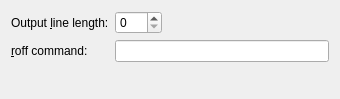
<ui version="4.0" >
 <class>PrefPlaintextUi</class>
 <widget class="QWidget" name="PrefPlaintextUi" >
  <property name="geometry" >
   <rect>
    <x>0</x>
    <y>0</y>
    <width>340</width>
    <height>99</height>
   </rect>
  </property>
  <property name="windowTitle" >
   <string/>
  </property>
  <layout class="QVBoxLayout" >
   <property name="margin" >
    <number>11</number>
   </property>
   <property name="spacing" >
    <number>6</number>
   </property>
   <item>
    <layout class="QGridLayout" >
     <property name="margin" >
      <number>0</number>
     </property>
     <property name="spacing" >
      <number>6</number>
     </property>
     <item row="1" column="0" >
      <widget class="QLabel" name="plaintextRoffLA" >
       <property name="text" >
        <string>&amp;roff command:</string>
       </property>
       <property name="buddy" >
        <cstring>plaintextRoffED</cstring>
       </property>
      </widget>
     </item>
     <item row="0" column="1" >
      <layout class="QHBoxLayout" >
       <property name="margin" >
        <number>0</number>
       </property>
       <property name="spacing" >
        <number>6</number>
       </property>
       <item>
        <widget class="QSpinBox" name="plaintextLinelengthSB" >
         <property name="toolTip" >
          <string>The maximum line length of exported plain text/LaTeX/SGML files. If set to 0, paragraphs are output in a single line; if the line length is > 0, paragraphs are separated by a blank line.</string>
         </property>
         <property name="maximum" >
          <number>120</number>
         </property>
        </widget>
       </item>
       <item>
        <spacer>
         <property name="orientation" >
          <enum>Qt::Horizontal</enum>
         </property>
         <property name="sizeType" >
          <enum>QSizePolicy::Expanding</enum>
         </property>
         <property name="sizeHint" >
          <size>
           <width>20</width>
           <height>20</height>
          </size>
         </property>
        </spacer>
       </item>
      </layout>
     </item>
     <item row="0" column="0" >
      <widget class="QLabel" name="plaintextLinelengthLA" >
       <property name="text" >
        <string>Output &amp;line length:</string>
       </property>
       <property name="buddy" >
        <cstring>plaintextLinelengthSB</cstring>
       </property>
      </widget>
     </item>
     <item row="1" column="1" >
      <widget class="QLineEdit" name="plaintextRoffED" >
       <property name="toolTip" >
        <string>External app for formating tables in plain text output</string>
       </property>
      </widget>
     </item>
    </layout>
   </item>
   <item>
    <spacer>
     <property name="orientation" >
      <enum>Qt::Vertical</enum>
     </property>
     <property name="sizeType" >
      <enum>QSizePolicy::Expanding</enum>
     </property>
     <property name="sizeHint" >
      <size>
       <width>20</width>
       <height>20</height>
      </size>
     </property>
    </spacer>
   </item>
  </layout>
 </widget>
 <pixmapfunction></pixmapfunction>
 <includes>
  <include location="local" >qt_helpers.h</include>
 </includes>
 <resources/>
 <connections/>
</ui>
